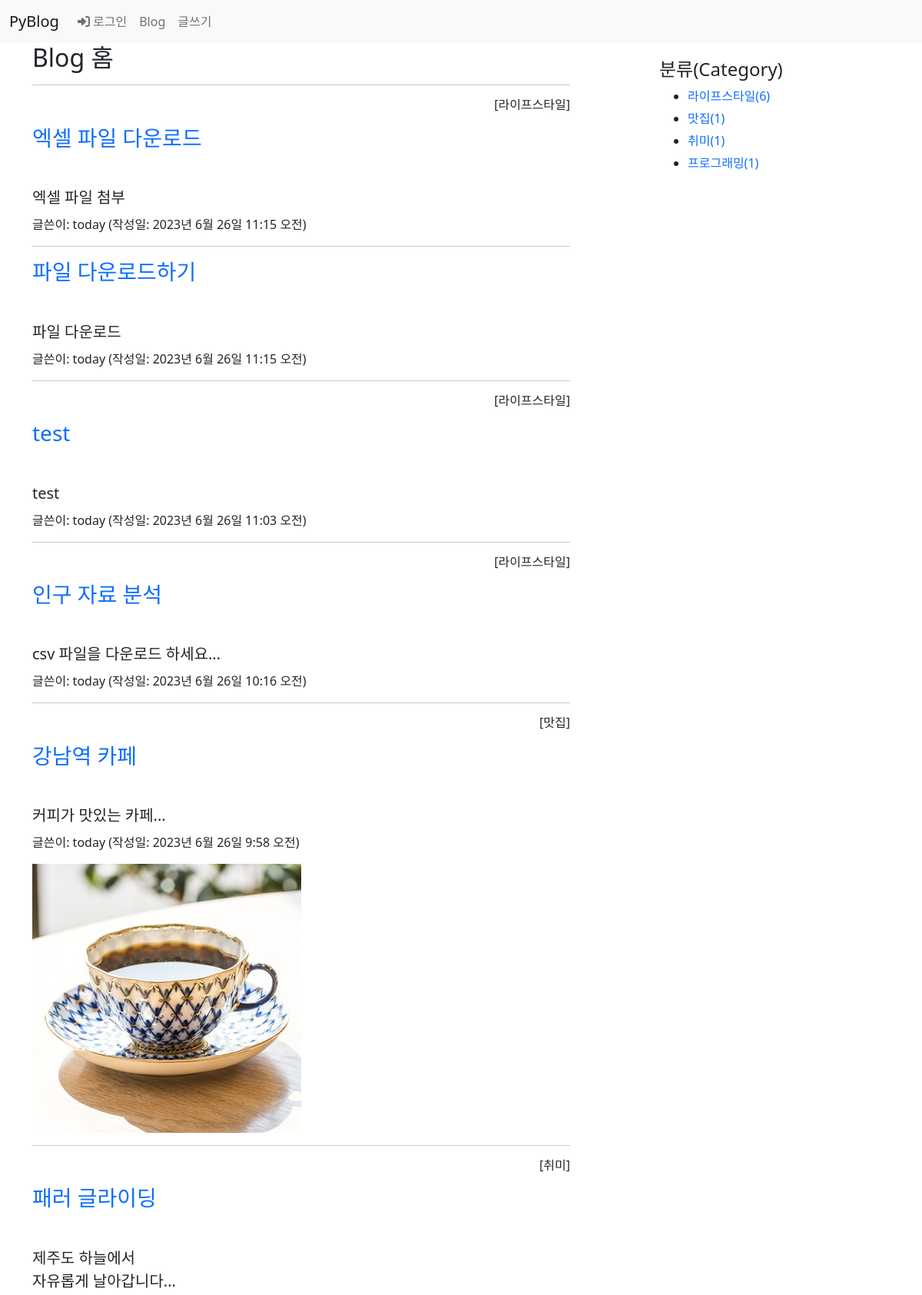
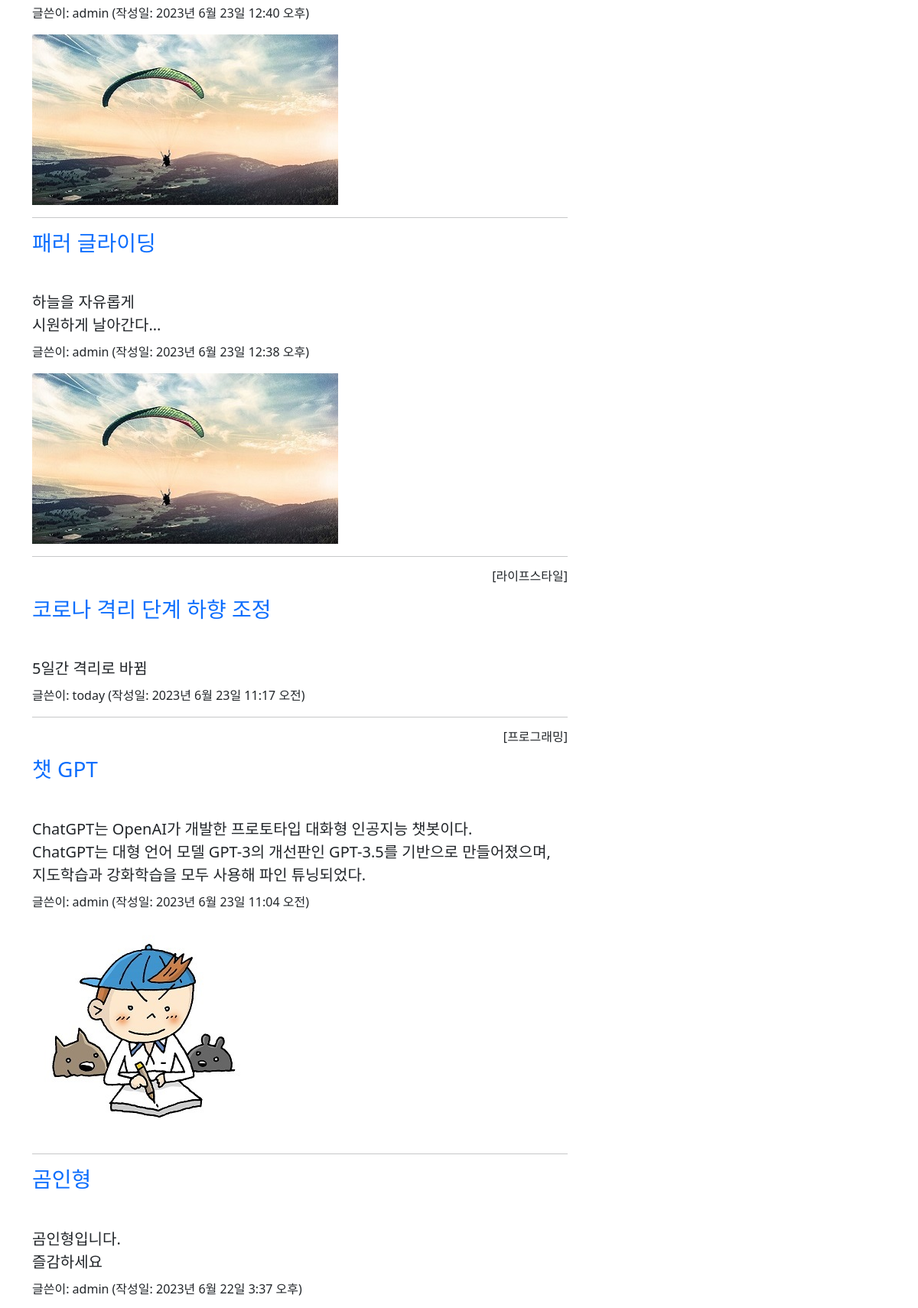
Screenshot of /blog/ (upper part) with the database file from the repository (2 pictures, top to bottom).
### blog/models.py (models this page shows, shortened)
class Post(models.Model):
    author = models.ForeignKey(User, on_delete=models.CASCADE)
    title = models.CharField(max_length=100)  #제목
    content = models.TextField()              #내용
    pub_date = models.DateTimeField()         #발행일
    modify_date = models.DateTimeField(null=True, blank=True) #입력 폼이 비어도 됨
    photo = models.ImageField(upload_to='blog/images/%Y/%m/%d/',
                    null=True, blank=True)  #null 허용, 파일을 첨부하지 않을수 있음
    file = models.FileField(upload_to='blog/files/%Y/%m/%d/',
                    null=True, blank=True)
    category = models.ForeignKey(Category, null=True, blank=True,
                    on_delete=models.SET_NULL)

class Category(models.Model):
    name = models.CharField(max_length=50, unique=True)
    slug = models.SlugField(max_length=200, unique=True,
                allow_unicode=True)
    def __str__(self):
        return self.name
    def get_absolute_url(self):
        return reverse('blog:category_page', args=[self.slug])
    class Meta:
        ordering = ['name']  # 이름순 정렬
        verbose_name = 'category'
        verbose_name_plural = 'categories'

### blog/views.py (the view)
# urls.py: path('', views.post_list, name='post_list'), # 목록
def post_list(request):
    post_list = Post.objects.order_by('-pub_date') # 포스트 전체 검색
    categories = Category.objects.all() #카테고리 전체 검색
    context = {'post_list': post_list, 'categories': categories}
    return render(request, 'blog/post_list.html', context)

### templates/blog/post_list.html (shortened to what this page needs)
{% extends 'base.html' %}
{% block content %}
<div class="container">
    <section id="post_list">
        <h2>Blog 홈</h2>
        {% if post_list %}
            {% for post in post_list %}
                <hr>
                {% if post.category %}
                    <h6 class="text-end">[{{ post.category }}]</h6>
                {% endif %}
                <h3 class="my-3">
                    <a href="{% url 'blog:detail' post.id %}">
                        {{ post.title }}
                    </a>
                </h3>
                <h5 style="white-space: pre-line; line-height: 1.5">
                    {{ post.content }}
                </h5>
                <p>글쓴이: {{ post.author }} (작성일: {{ post.pub_date }})</p>
                {% if post.photo %}
                    <img src="{{ post.photo.url }}">
                {% endif %}
            {% endfor %}
        {% else %}
            <p>포스트가 없습니다.</p>
        {% endif %}
    </section>
    <aside id="category">
        <h4>분류(Category)</h4>
        <div>
            <ul>
                {% for category in categories %}
                    {% if current_category.slug == category.slug %}
                    <li style="background: #ff0">
                        <a href="{{ category.get_absolute_url }}">
                        {{ category.name }}({{ category.post_set.count }})
                        </a>
                    </li>
                    {% else %}
                    <li>
                        <a href="{{ category.get_absolute_url }}">
                        {{ category.name }}({{ category.post_set.count }})
                        </a>
                    </li>
                    {% endif %}
                {% endfor %}
            </ul>
        </div>
    </aside>
</div>
{% endblock %}

### static/blog/css/style.css (style rules this page uses)
a { text-decoration: none; }
#post_list { width: 700px; float: left; }
#category { width: 200px; float: right; margin: 20px 100px 0 0; }
#category ul li { margin: 5px; }

### rows the page displays
Post: category "라이프스타일", title "엑셀 파일 다운로드", content "엑셀 파일 첨부", author "today", pub_date "2023년 6월 26일 11:15 오전"
Post: title "파일 다운로드하기", content "파일 다운로드", author "today", pub_date "2023년 6월 26일 11:15 오전"
Post: category "라이프스타일", title "test", content "test", author "today", pub_date "2023년 6월 26일 11:03 오전"
Post: category "라이프스타일", title "인구 자료 분석", content "csv 파일을 다운로드 하세요...", author "today", pub_date "2023년 6월 26일 10:16 오전"
Post: category "맛집", title "강남역 카페", content "커피가 맛있는 카페...", author "today", pub_date "2023년 6월 26일 9:58 오전", photo (picture)
Post: category "취미", title "패러 글라이딩", content "제주도 하늘에서 자유롭게 날아갑니다...", author "admin", pub_date "2023년 6월 23일 12:40 오후", photo (picture)
Post: title "패러 글라이딩", content "하늘을 자유롭게 시원하게 날아간다...", author "admin", pub_date "2023년 6월 23일 12:38 오후", photo (picture)
Post: category "라이프스타일", title "코로나 격리 단계 하향 조정", content "5일간 격리로 바뀜", author "today", pub_date "2023년 6월 23일 11:17 오전"
Post: category "프로그래밍", title "챗 GPT", content "ChatGPT는 OpenAI가 개발한 프로토타입 대화형 인공지능 챗봇이다. ChatGPT는 대형 언어 모델 GPT-3의 개선판인 GPT-3.5를 기반으로 만들어졌으며, 지도학습과 강화학습을 모두 사용해 파인 튜닝되었다.", author "admin", pub_date "2023년 6월 23일 11:04 오전", photo (picture)
Post: title "곰인형", content "곰인형입니다. 즐감하세요", author "admin", pub_date "2023년 6월 22일 3:37 오후"
Category: name "라이프스타일", post_set.count "6"
Category: name "맛집", post_set.count "1"
Category: name "취미", post_set.count "1"
Category: name "프로그래밍", post_set.count "1"
